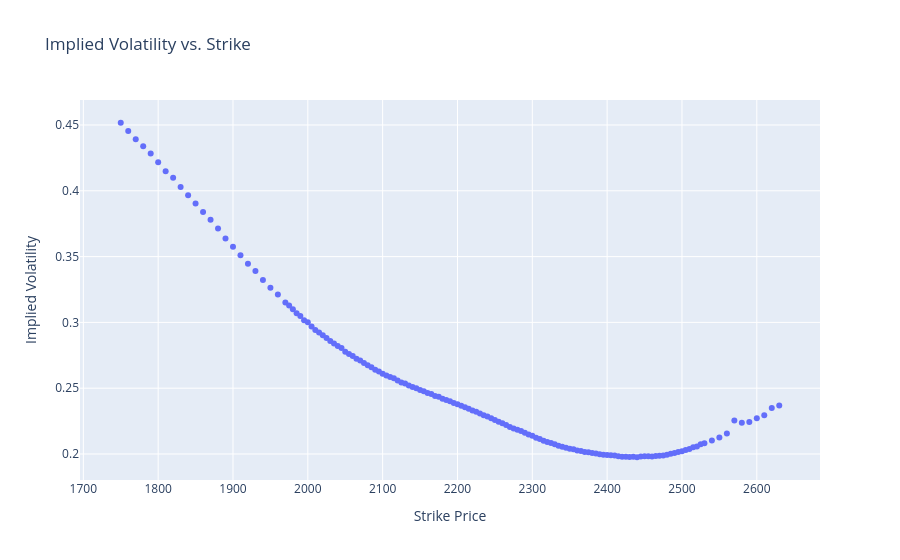

The code cell stored with this chart in its notebook:
### Code cell
fig = go.Figure()

fig.add_trace(go.Scatter(x=options.Strike, y=options.IV, mode='markers', name='Implied Volatility'))

fig.update_layout(title='Implied Volatility vs. Strike',
                  xaxis_title='Strike Price',
                  yaxis_title='Implied Volatility')
fig.show()

### Figure 1 — Plotly figure (JSON) as saved in the notebook; plotly's stock layout.template omitted (floating-point values rounded to 4 significant figures; data arrays with more than 128 entries replaced by an {"elided": "..."} marker saying what was removed)
{"data": [{"mode": "markers", "name": "Implied Volatility", "type": "scatter", "x": {"elided": "145 int values"}, "y": {"elided": "145 float values"}}], "layout": {"title": {"text": "Implied Volatility vs. Strike"}, "xaxis": {"title": {"text": "Strike Price"}}, "yaxis": {"title": {"text": "Implied Volatility"}}}}
